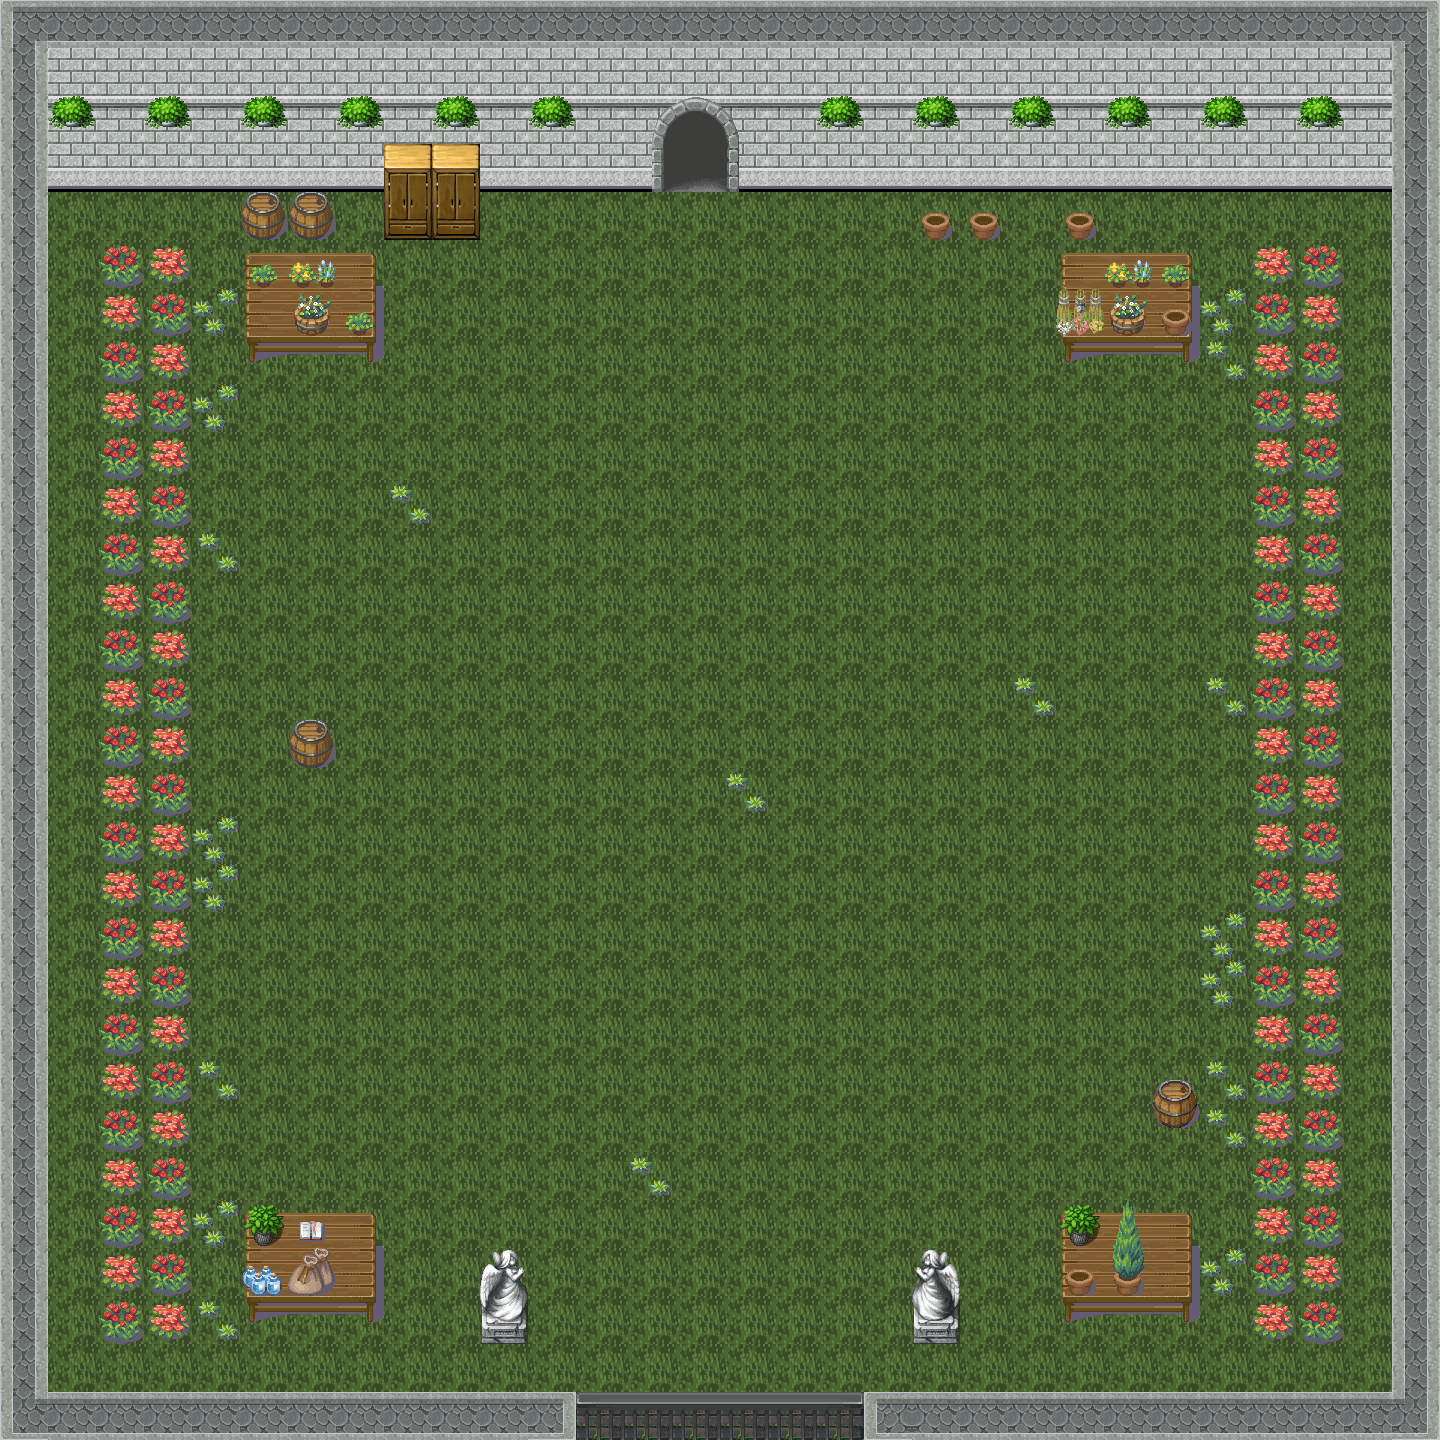

Tiled map render using the project's own tile images. Description and the map definition, with tile-layer contents summarised, below:
An orthogonal 30x30 tile map with 48x48 px tiles, 3 tile layers (Слой тайлов 1, Слой тайлов 2, Слой тайлов 3) and 18 objects (15x solid, Teleport, player, Npc).

<map version="1.8" tiledversion="1.8.4" orientation="orthogonal" renderorder="right-down" width="30" height="30" tilewidth="48" tileheight="48" infinite="0" nextlayerid="5" nextobjectid="19">
 <tileset firstgid="1" source="Tailset0.tsx" />
 <layer id="1" name="Слой тайлов 1" width="30" height="30">
  <data>[900 cells, 900 non-empty, 13 distinct tile ids]</data>
 </layer>
 <layer id="2" name="Слой тайлов 2" width="30" height="30">
  <data>[900 cells, 180 non-empty, 29 distinct tile ids]</data>
 </layer>
 <layer id="3" name="Слой тайлов 3" width="30" height="30">
  <data>[900 cells, 25 non-empty, 14 distinct tile ids]</data>
 </layer>
 <objectgroup id="4" name="Слой объектов 1">
  <object id="1" type="solid" x="2.66667" y="1.33333" width="1433.33" height="184" />
  <object id="2" type="solid" x="1393.33" y="189.333" width="42.6667" height="1246.67" />
  <object id="3" type="solid" x="4" y="1392" width="1380" height="45.3333" />
  <object id="4" type="solid" x="2.66667" y="192" width="38.6667" height="1192" />
  <object id="5" type="solid" x="384.667" y="186" width="94.6667" height="53.3333" />
  <object id="6" type="solid" x="1061.5" y="254.5" width="130.5" height="108.5" />
  <object id="7" type="solid" x="246.75" y="255.083" width="130.5" height="108.5" />
  <object id="8" type="solid" x="246.75" y="1212.42" width="130.5" height="108.5" />
  <object id="9" type="solid" x="1061.42" y="1215.08" width="130.5" height="108.5" />
  <object id="10" type="solid" x="287.333" y="719" width="47.6667" height="49" />
  <object id="11" type="solid" x="1151.17" y="1079.5" width="47.6667" height="49" />
  <object id="12" type="solid" x="237.5" y="191.5" width="47.6667" height="49" />
  <object id="13" type="solid" x="289.5" y="192.167" width="47.6667" height="49" />
  <object id="14" name="Tp6" type="Teleport" x="642" y="192.667" width="111.333" height="38" />
  <object id="15" type="solid" x="479" y="1246" width="51" height="98" />
  <object id="16" type="solid" x="910.5" y="1246" width="51" height="98" />
  <object id="17" name="player" x="660" y="1238" width="100" height="100" />
  <object id="18" name="Lira" type="Npc" x="672.97" y="660.242" width="100" height="100" />
 </objectgroup>
</map>
